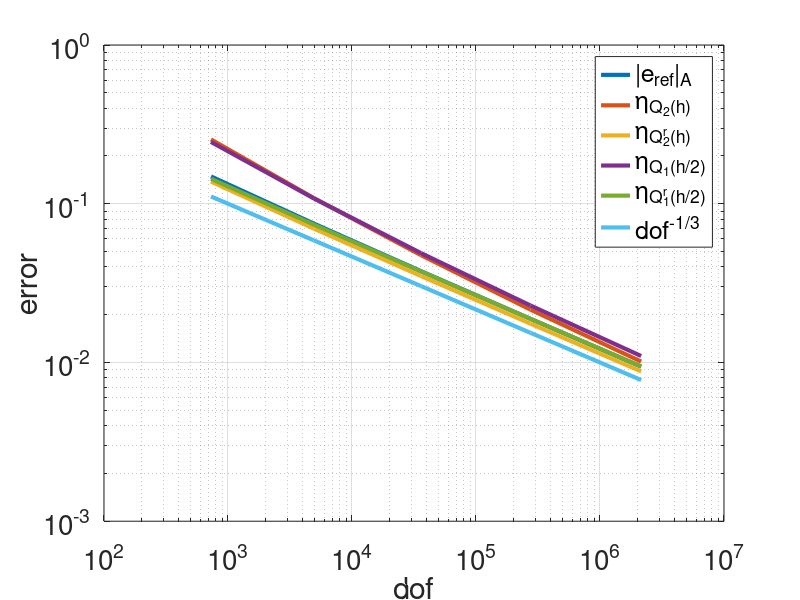
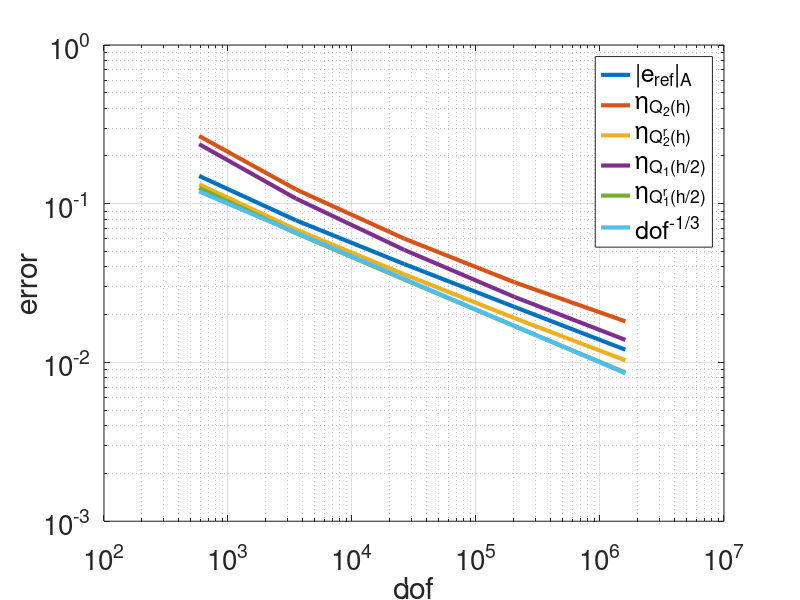
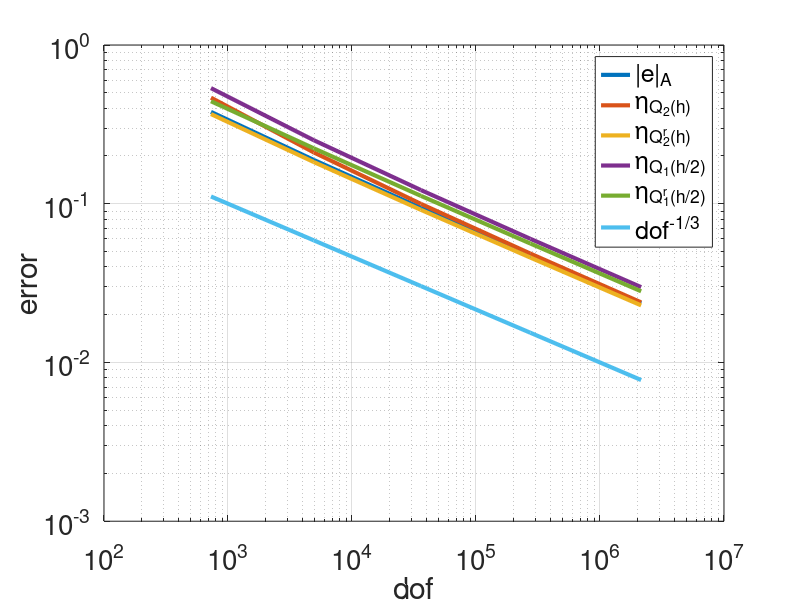
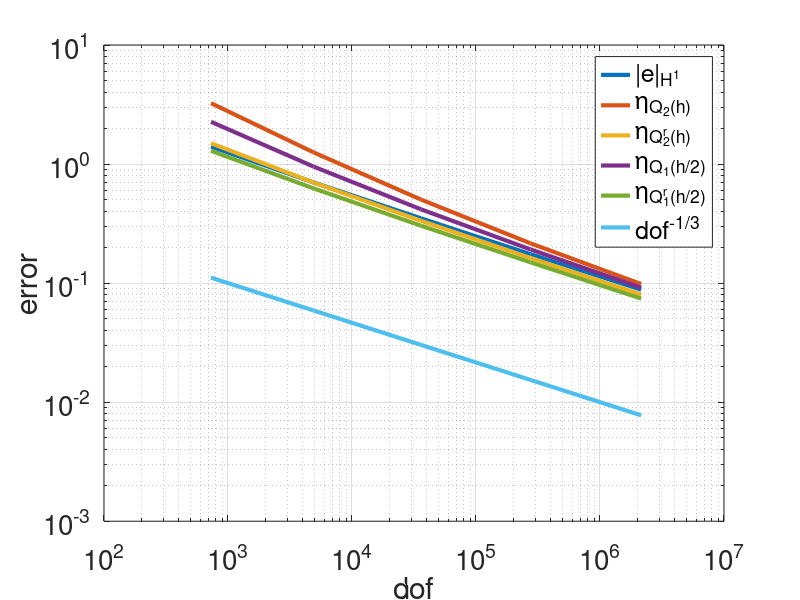

Recreate these plots in MATLAB, in order.
%CONVERGENCE_RATE_CHECK generate plot for analyic test problems
% IFISS scriptfile: DJS; 29 July 2022.
% Copyright (c) 2022 G. Papanikos, C.E. Powell, D.J. Silvester
close all

%------ cube domain constant source (test problem 1)
figure(1)

loglog([9*9*9,17*17*17,33*33*33 65*65*65 129*129*129 ],[0.148626742530367,0.075046364876659,0.037635974091263,0.018833272413076,0.009415702360345],'-','LineWidth',3);
hold on

loglog([9*9*9,17*17*17,33*33*33 65*65*65 129*129*129 ],[0.2541448,0.108706514872479,0.047463381521142,0.021532274959825,0.010131086735572],'-','LineWidth',3);
hold on
loglog([9*9*9,17*17*17,33*33*33 65*65*65 129*129*129 ],[0.1379063,0.0697723,0.0350505,0.0175613,0.0087891],'-','LineWidth',3);
hold on
loglog([9*9*9,17*17*17,33*33*33 65*65*65 129*129*129 ],[0.2450525,0.1080969,0.0489049,0.0228648,0.0109837],'-','LineWidth',3);
hold on
loglog([9*9*9,17*17*17,33*33*33 65*65*65 129*129*129 ],[0.1435903,0.0739191,0.0374577,0.0188456,0.0094504],'-','LineWidth',3);
hold on

loglog([9*9*9,17*17*17,33*33*33 65*65*65 129*129*129 ],[(9*9*9)^(-1/3),(17*17*17)^(-1/3),(33*33*33)^(-1/3) (65*65*65)^(-1/3),(129*129*129)^(-1/3)],'-','LineWidth',3);

legend('|e_{ref}|_A','\eta_{Q_2(h)}','\eta_{Q^r_2(h)}','\eta_{Q_1(h/2)}','\eta_{Q^r_1(h/2)}','dof^{-1/3}')
xlabel('dof')
ylabel('error')
grid on
set(gca,'FontSize',20)

%------ stair-shaped domain constant source (test problem 2)
figure(2)

% |e_{ref}|_A
loglog([9*9*9-4*4*9,17*17*17-9*9*17,33*33*33-17*17*33,65*65*65-33*33*65,129*129*129-65*65*129],[0.149663065863207, 0.078566141683815 ,0.041679823009049,0.022402254076070,0.012030436875632],'-','LineWidth',3);
hold on

% eta_Q2(h)
loglog([9*9*9-4*4*9,17*17*17-9*9*17,33*33*33-17*17*33,65*65*65-33*33*65,129*129*129-65*65*129],[0.267049, 0.123043 ,0.060260,0.032011,0.018158],'-','LineWidth',3);
hold on
%eta_Q2r(h)
loglog([9*9*9-4*4*9,17*17*17-9*9*17,33*33*33-17*17*33,65*65*65-33*33*65,129*129*129-65*65*129],[0.1325502, 0.0687429 ,0.0359079,0.0190414,0.0103096],'-','LineWidth',3);
hold on
% eta_Q1(h/2)
loglog([9*9*9-4*4*9,17*17*17-9*9*17,33*33*33-17*17*33,65*65*65-33*33*65,129*129*129-65*65*129],[0.2372404, 0.1077145 ,0.0511975, 0.0258884,0.0138730],'-','LineWidth',3);
hold on
% eta_Qr1(h/2)
loglog([9*9*9-4*4*9,17*17*17-9*9*17,33*33*33-17*17*33,65*65*65-33*33*65,129*129*129-65*65*129],[0.1256711, 0.0651946 ,0.0333126, 0.0169479,0.0086402],'-','LineWidth',3);
hold on

loglog([9*9*9-4*4*9,17*17*17-9*9*17,33*33*33-17*17*33,65*65*65-33*33*65,129*129*129-65*65*129],[(9*9*9-4*4*9)^(-1/3),(17*17*17-9*9*17)^(-1/3),(33*33*33-17*17*33)^(-1/3),(65*65*65-33*33*65)^(-1/3),(129*129*129-65*65*129)^(-1/3)],'-','LineWidth',3);

legend('|e_{ref}|_A','\eta_{Q_2(h)}','\eta_{Q^r_2(h)}','\eta_{Q_1(h/2)}','\eta_{Q^r_1(h/2)}','dof^{-1/3}')
xlabel('dof')
ylabel('error')
grid on
set(gca,'FontSize',20)

%------ cube domain triquadratic solution (test problem 12)
figure(12)

loglog([9*9*9,17*17*17,33*33*33 65*65*65 129*129*129 ],[0.3788442,0.1887763,0.0943077,0.0471438,0.0235706],'-','LineWidth',3);
hold on
loglog([9*9*9,17*17*17,33*33*33 65*65*65 129*129*129 ],[0.4657930,0.2106518,0.0997873,0.0485151,0.0239136],'-','LineWidth',3);
hold on
loglog([9*9*9,17*17*17,33*33*33 65*65*65 129*129*129 ],[0.3671824,0.1831976,0.0915604,0.0457812,0.0228924],'-','LineWidth',3);
hold on
loglog([9*9*9,17*17*17,33*33*33 65*65*65 129*129*129 ],[0.5350458,0.2514302,0.1219639,0.0600899,0.0298283],'-','LineWidth',3);
hold on
loglog([9*9*9,17*17*17,33*33*33 65*65*65 129*129*129 ],[0.4422674,0.2235419,0.1121385,0.0561332,0.0280793],'-','LineWidth',3);
hold on

loglog([9*9*9,17*17*17,33*33*33 65*65*65 129*129*129 ],[(9*9*9)^(-1/3),(17*17*17)^(-1/3),(33*33*33)^(-1/3) (65*65*65)^(-1/3),(129*129*129)^(-1/3)],'-','LineWidth',3);

legend('|e|_A','\eta_{Q_2(h)}','\eta_{Q^r_2(h)}','\eta_{Q_1(h/2)}','\eta_{Q^r_1(h/2)}','dof^{-1/3}')
xlabel('dof')
ylabel('error')
grid on
set(gca,'FontSize',20)

%------ cube domain tricubic solution (test problem 13)
figure(13)

loglog([9*9*9,17*17*17,33*33*33 65*65*65 129*129*129 ],[1.4027758,0.7002514,0.3499770,0.1749698,0.0880972],'-','LineWidth',3);
hold on

loglog([9*9*9,17*17*17,33*33*33 65*65*65 129*129*129 ],[3.2480763,1.2513863,0.5035018,0.2159251,0.0982107],'-','LineWidth',3);
hold on
loglog([9*9*9,17*17*17,33*33*33 65*65*65 129*129*129 ],[1.4958679,0.6989984,0.3340088,0.1627508,0.0802863],'-','LineWidth',3);
hold on
loglog([9*9*9,17*17*17,33*33*33 65*65*65 129*129*129 ],[2.2652107,0.9508667,0.4169989,0.1918936,0.0915120],'-','LineWidth',3);
hold on
loglog([9*9*9,17*17*17,33*33*33 65*65*65 129*129*129 ],[1.2930084,0.6237034,0.3037690,0.1495496,0.0741513],'-','LineWidth',3);
hold on

loglog([9*9*9,17*17*17,33*33*33 65*65*65 129*129*129 ],[(9*9*9)^(-1/3),(17*17*17)^(-1/3),(33*33*33)^(-1/3) (65*65*65)^(-1/3),(129*129*129)^(-1/3)],'-','LineWidth',3);

legend('|e|_{H^1}','\eta_{Q_2(h)}','\eta_{Q^r_2(h)}','\eta_{Q_1(h/2)}','\eta_{Q^r_1(h/2)}','dof^{-1/3}')
xlabel('dof')
ylabel('error')
grid on
set(gca,'FontSize',20)

